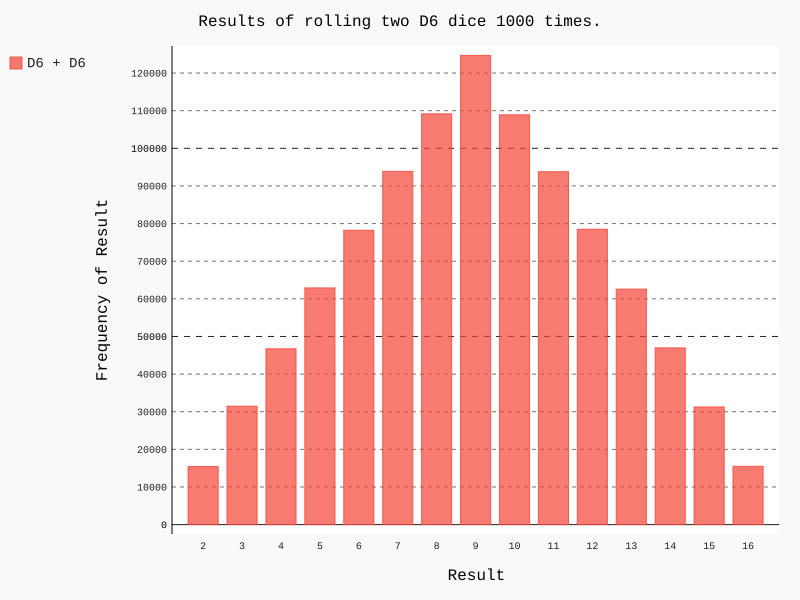

The script that drew this image:
"""Два кубика D8s: создайте модель, которая показывает, что происходит при 1000-крат-
ном бросании двух восьмигранных кубиков. Постепенно наращивайте количество бросков,
пока не начнете замечать ограничения, связанные с ресурсами вашей системы."""
import pygal
from die import Die

# Создание двух кубиков D8.
die_1 = Die(8)
die_2 = Die(8)

# Моделирование серии бросков с сохранением результатов в списке.
results = []
for roll_num in range(1000000):
    result = die_1.roll() + die_2.roll()
    results.append(result)

# Анализ результатов.
frequencies = []
max_result = die_1.num_sides + die_2.num_sides
for value in range(2, max_result + 1):
    frequency = results.count(value)
    frequencies.append(frequency)

# Визуализация результатов.
hist = pygal.Bar()
hist.title = "Results of rolling two D6 dice 1000 times."
hist.x_labels = [str(i) for i in range(2, 17)]
hist.x_title = "Result"
hist.y_title = "Frequency of Result"
hist.add('D6 + D6', frequencies)
hist.render_to_file('dice_visual.svg')
